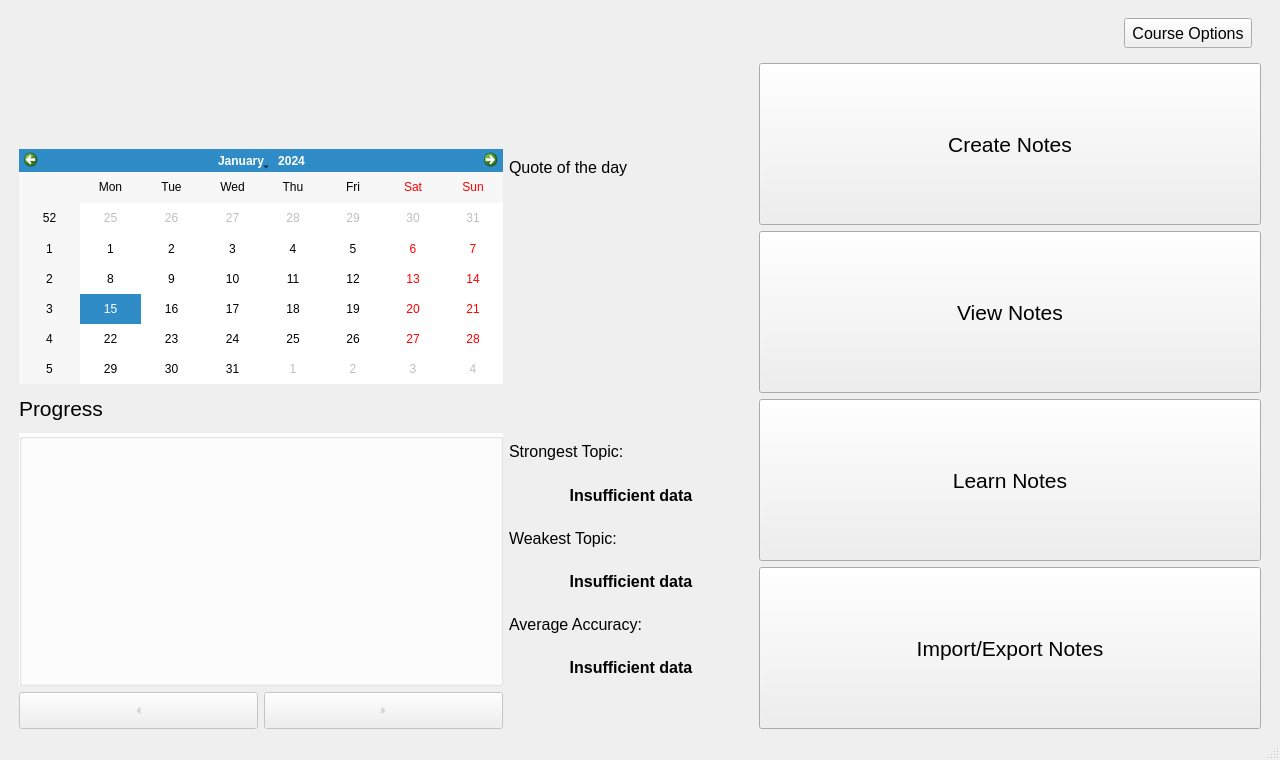
<?xml version="1.0" encoding="UTF-8"?>
<ui version="4.0">
 <class>mainWindow</class>
 <widget class="QMainWindow" name="mainWindow">
  <property name="geometry">
   <rect>
    <x>0</x>
    <y>0</y>
    <width>1280</width>
    <height>760</height>
   </rect>
  </property>
  <property name="windowTitle">
   <string>Note and Flashcard Maker</string>
  </property>
  <widget class="QWidget" name="centralwidget">
   <layout class="QGridLayout" name="gridLayout_2">
    <item row="1" column="0">
     <layout class="QGridLayout" name="gridLayout" columnstretch="1,2,2,1,1,1,1,1,1,0">
      <item row="3" column="1" rowspan="2" colspan="2">
       <widget class="QCalendarWidget" name="calendarWidget">
        <property name="sizePolicy">
         <sizepolicy hsizetype="Expanding" vsizetype="Expanding">
          <horstretch>0</horstretch>
          <verstretch>0</verstretch>
         </sizepolicy>
        </property>
       </widget>
      </item>
      <item row="3" column="3" colspan="2">
       <widget class="QLabel" name="label_4">
        <property name="sizePolicy">
         <sizepolicy hsizetype="Expanding" vsizetype="Expanding">
          <horstretch>0</horstretch>
          <verstretch>0</verstretch>
         </sizepolicy>
        </property>
        <property name="font">
         <font>
          <pointsize>12</pointsize>
         </font>
        </property>
        <property name="text">
         <string>Quote of the day</string>
        </property>
       </widget>
      </item>
      <item row="1" column="1" colspan="4">
       <widget class="QLabel" name="introLabel">
        <property name="sizePolicy">
         <sizepolicy hsizetype="Expanding" vsizetype="Expanding">
          <horstretch>0</horstretch>
          <verstretch>0</verstretch>
         </sizepolicy>
        </property>
        <property name="font">
         <font>
          <pointsize>16</pointsize>
         </font>
        </property>
        <property name="text">
         <string/>
        </property>
       </widget>
      </item>
      <item row="2" column="1" colspan="4">
       <widget class="QLabel" name="pastLabel">
        <property name="sizePolicy">
         <sizepolicy hsizetype="Expanding" vsizetype="Expanding">
          <horstretch>0</horstretch>
          <verstretch>0</verstretch>
         </sizepolicy>
        </property>
        <property name="font">
         <font>
          <pointsize>16</pointsize>
         </font>
        </property>
        <property name="text">
         <string/>
        </property>
       </widget>
      </item>
      <item row="4" column="3" colspan="2">
       <widget class="QPlainTextEdit" name="quoteEdit">
        <property name="sizePolicy">
         <sizepolicy hsizetype="Expanding" vsizetype="Expanding">
          <horstretch>0</horstretch>
          <verstretch>0</verstretch>
         </sizepolicy>
        </property>
        <property name="font">
         <font>
          <pointsize>12</pointsize>
         </font>
        </property>
        <property name="styleSheet">
         <string notr="true">background-color:#f0f0f0;
border: none</string>
        </property>
        <property name="plainText">
         <string/>
        </property>
        <property name="textInteractionFlags">
         <set>Qt::NoTextInteraction</set>
        </property>
       </widget>
      </item>
      <item row="6" column="3" colspan="2">
       <widget class="QLabel" name="label_6">
        <property name="sizePolicy">
         <sizepolicy hsizetype="Expanding" vsizetype="Expanding">
          <horstretch>0</horstretch>
          <verstretch>0</verstretch>
         </sizepolicy>
        </property>
        <property name="font">
         <font>
          <pointsize>12</pointsize>
         </font>
        </property>
        <property name="text">
         <string>Strongest Topic:</string>
        </property>
       </widget>
      </item>
      <item row="7" column="3" colspan="2">
       <widget class="QLabel" name="strongLabel">
        <property name="sizePolicy">
         <sizepolicy hsizetype="Expanding" vsizetype="Expanding">
          <horstretch>0</horstretch>
          <verstretch>0</verstretch>
         </sizepolicy>
        </property>
        <property name="font">
         <font>
          <pointsize>12</pointsize>
          <weight>75</weight>
          <bold>true</bold>
         </font>
        </property>
        <property name="text">
         <string>Insufficient data</string>
        </property>
        <property name="alignment">
         <set>Qt::AlignCenter</set>
        </property>
       </widget>
      </item>
      <item row="9" column="3" colspan="2">
       <widget class="QLabel" name="weakLabel">
        <property name="sizePolicy">
         <sizepolicy hsizetype="Expanding" vsizetype="Expanding">
          <horstretch>0</horstretch>
          <verstretch>0</verstretch>
         </sizepolicy>
        </property>
        <property name="font">
         <font>
          <pointsize>12</pointsize>
          <weight>75</weight>
          <bold>true</bold>
         </font>
        </property>
        <property name="text">
         <string>Insufficient data</string>
        </property>
        <property name="alignment">
         <set>Qt::AlignCenter</set>
        </property>
       </widget>
      </item>
      <item row="8" column="3" colspan="2">
       <widget class="QLabel" name="label_8">
        <property name="sizePolicy">
         <sizepolicy hsizetype="Expanding" vsizetype="Expanding">
          <horstretch>0</horstretch>
          <verstretch>0</verstretch>
         </sizepolicy>
        </property>
        <property name="font">
         <font>
          <pointsize>12</pointsize>
         </font>
        </property>
        <property name="text">
         <string>Weakest Topic:</string>
        </property>
       </widget>
      </item>
      <item row="10" column="3" colspan="2">
       <widget class="QLabel" name="label_10">
        <property name="sizePolicy">
         <sizepolicy hsizetype="Expanding" vsizetype="Expanding">
          <horstretch>0</horstretch>
          <verstretch>0</verstretch>
         </sizepolicy>
        </property>
        <property name="font">
         <font>
          <pointsize>12</pointsize>
         </font>
        </property>
        <property name="text">
         <string>Average Accuracy:</string>
        </property>
       </widget>
      </item>
      <item row="5" column="1" colspan="2">
       <widget class="QLabel" name="label_5">
        <property name="sizePolicy">
         <sizepolicy hsizetype="Expanding" vsizetype="Expanding">
          <horstretch>0</horstretch>
          <verstretch>0</verstretch>
         </sizepolicy>
        </property>
        <property name="font">
         <font>
          <pointsize>16</pointsize>
         </font>
        </property>
        <property name="text">
         <string>Progress</string>
        </property>
       </widget>
      </item>
      <item row="11" column="3" colspan="2">
       <widget class="QLabel" name="scoreLabel">
        <property name="sizePolicy">
         <sizepolicy hsizetype="Expanding" vsizetype="Expanding">
          <horstretch>0</horstretch>
          <verstretch>0</verstretch>
         </sizepolicy>
        </property>
        <property name="font">
         <font>
          <pointsize>12</pointsize>
          <weight>75</weight>
          <bold>true</bold>
         </font>
        </property>
        <property name="text">
         <string>Insufficient data</string>
        </property>
        <property name="alignment">
         <set>Qt::AlignCenter</set>
        </property>
       </widget>
      </item>
      <item row="1" column="5" rowspan="12" colspan="5">
       <layout class="QVBoxLayout" name="verticalLayout">
        <item>
         <widget class="QPushButton" name="createNotesBtn">
          <property name="sizePolicy">
           <sizepolicy hsizetype="Expanding" vsizetype="Expanding">
            <horstretch>0</horstretch>
            <verstretch>0</verstretch>
           </sizepolicy>
          </property>
          <property name="minimumSize">
           <size>
            <width>0</width>
            <height>0</height>
           </size>
          </property>
          <property name="font">
           <font>
            <pointsize>16</pointsize>
           </font>
          </property>
          <property name="text">
           <string>Create Notes</string>
          </property>
         </widget>
        </item>
        <item>
         <widget class="QPushButton" name="viewNotesBtn">
          <property name="enabled">
           <bool>true</bool>
          </property>
          <property name="sizePolicy">
           <sizepolicy hsizetype="Expanding" vsizetype="Expanding">
            <horstretch>0</horstretch>
            <verstretch>0</verstretch>
           </sizepolicy>
          </property>
          <property name="minimumSize">
           <size>
            <width>0</width>
            <height>0</height>
           </size>
          </property>
          <property name="font">
           <font>
            <pointsize>16</pointsize>
           </font>
          </property>
          <property name="text">
           <string>View Notes</string>
          </property>
         </widget>
        </item>
        <item>
         <widget class="QPushButton" name="learnNotesBtn">
          <property name="enabled">
           <bool>true</bool>
          </property>
          <property name="sizePolicy">
           <sizepolicy hsizetype="Expanding" vsizetype="Expanding">
            <horstretch>0</horstretch>
            <verstretch>0</verstretch>
           </sizepolicy>
          </property>
          <property name="minimumSize">
           <size>
            <width>0</width>
            <height>0</height>
           </size>
          </property>
          <property name="font">
           <font>
            <pointsize>16</pointsize>
           </font>
          </property>
          <property name="text">
           <string>Learn Notes</string>
          </property>
         </widget>
        </item>
        <item>
         <widget class="QPushButton" name="exportBtn">
          <property name="enabled">
           <bool>true</bool>
          </property>
          <property name="sizePolicy">
           <sizepolicy hsizetype="Expanding" vsizetype="Expanding">
            <horstretch>0</horstretch>
            <verstretch>0</verstretch>
           </sizepolicy>
          </property>
          <property name="minimumSize">
           <size>
            <width>0</width>
            <height>0</height>
           </size>
          </property>
          <property name="font">
           <font>
            <pointsize>16</pointsize>
           </font>
          </property>
          <property name="text">
           <string>Import/Export Notes</string>
          </property>
         </widget>
        </item>
       </layout>
      </item>
      <item row="3" column="0">
       <spacer name="horizontalSpacer_2">
        <property name="orientation">
         <enum>Qt::Horizontal</enum>
        </property>
        <property name="sizeType">
         <enum>QSizePolicy::Fixed</enum>
        </property>
        <property name="sizeHint" stdset="0">
         <size>
          <width>10</width>
          <height>10</height>
         </size>
        </property>
       </spacer>
      </item>
      <item row="12" column="2">
       <widget class="QToolButton" name="forwardBtn">
        <property name="enabled">
         <bool>false</bool>
        </property>
        <property name="sizePolicy">
         <sizepolicy hsizetype="Expanding" vsizetype="Expanding">
          <horstretch>0</horstretch>
          <verstretch>0</verstretch>
         </sizepolicy>
        </property>
        <property name="text">
         <string>...</string>
        </property>
        <property name="arrowType">
         <enum>Qt::RightArrow</enum>
        </property>
       </widget>
      </item>
      <item row="12" column="1">
       <widget class="QToolButton" name="previousBtn">
        <property name="enabled">
         <bool>false</bool>
        </property>
        <property name="sizePolicy">
         <sizepolicy hsizetype="Expanding" vsizetype="Expanding">
          <horstretch>0</horstretch>
          <verstretch>0</verstretch>
         </sizepolicy>
        </property>
        <property name="text">
         <string>...</string>
        </property>
        <property name="arrowType">
         <enum>Qt::LeftArrow</enum>
        </property>
       </widget>
      </item>
      <item row="6" column="1" rowspan="6" colspan="2">
       <widget class="QGroupBox" name="chartBox">
        <property name="sizePolicy">
         <sizepolicy hsizetype="Expanding" vsizetype="Expanding">
          <horstretch>0</horstretch>
          <verstretch>0</verstretch>
         </sizepolicy>
        </property>
        <property name="styleSheet">
         <string notr="true">background-color: white</string>
        </property>
        <property name="title">
         <string/>
        </property>
        <layout class="QHBoxLayout" name="horizontalLayout_4">
         <item>
          <layout class="QHBoxLayout" name="chartLayout"/>
         </item>
        </layout>
       </widget>
      </item>
     </layout>
    </item>
    <item row="1" column="1">
     <spacer name="horizontalSpacer_3">
      <property name="orientation">
       <enum>Qt::Horizontal</enum>
      </property>
      <property name="sizeType">
       <enum>QSizePolicy::Fixed</enum>
      </property>
      <property name="sizeHint" stdset="0">
       <size>
        <width>10</width>
        <height>10</height>
       </size>
      </property>
     </spacer>
    </item>
    <item row="0" column="0">
     <widget class="QWidget" name="menuBar" native="true">
      <property name="styleSheet">
       <string notr="true"/>
      </property>
      <layout class="QHBoxLayout" name="horizontalLayout_2">
       <item>
        <layout class="QHBoxLayout" name="horizontalLayout">
         <item>
          <widget class="QLabel" name="courseNameLabel">
           <property name="font">
            <font>
             <pointsize>16</pointsize>
            </font>
           </property>
           <property name="text">
            <string/>
           </property>
           <property name="alignment">
            <set>Qt::AlignCenter</set>
           </property>
          </widget>
         </item>
         <item>
          <widget class="QPushButton" name="settingsBtn">
           <property name="sizePolicy">
            <sizepolicy hsizetype="Fixed" vsizetype="Fixed">
             <horstretch>0</horstretch>
             <verstretch>0</verstretch>
            </sizepolicy>
           </property>
           <property name="minimumSize">
            <size>
             <width>30</width>
             <height>30</height>
            </size>
           </property>
           <property name="font">
            <font>
             <pointsize>12</pointsize>
            </font>
           </property>
           <property name="styleSheet">
            <string notr="true">background-color:#f0f0f0;</string>
           </property>
           <property name="text">
            <string> Course Options </string>
           </property>
          </widget>
         </item>
        </layout>
       </item>
      </layout>
     </widget>
    </item>
   </layout>
  </widget>
  <widget class="QStatusBar" name="statusbar"/>
 </widget>
 <resources/>
 <connections/>
</ui>
